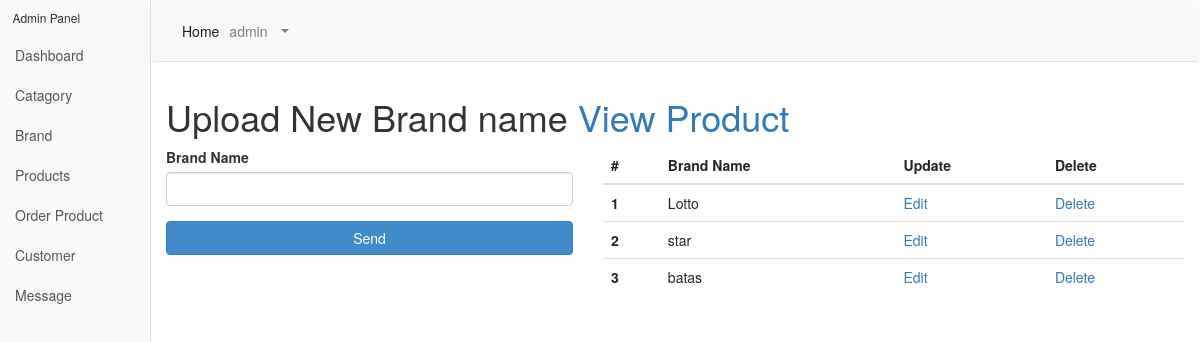
The app's page /admin/brand.php (signed in) with its own data.
### tables this page shows
CREATE TABLE `tbl_brand` (
  `brandId` int(11) NOT NULL,
  `brandName` varchar(200) NOT NULL
);

### classes/Brand.php (called while the page is built, shortened)
<?php
$filepath = realpath(dirname(__FILE__));
 include_once ($filepath.'/../lib/Database.php');
class Brand{
	private $db;
	public function __construct(){
		$this->db = new Database();
	}
	public function getAllBrand(){
		$query = "SELECT * FROM tbl_brand ORDER BY brandId DESC";
		$result = $this->db->select($query);
		return $result;
	}
}
?>

### lib/Database.php (called while the page is built, shortened)
<?php
Class Database{
	public $host   = DB_HOST;
	public $user   = DB_USER;
	public $pass   = DB_PASS;
	public $dbname = DB_NAME;
	public $link;
	private function connectDB(){
	$this->link = new mysqli($this->host, $this->user, $this->pass, $this->dbname);
 }
	public function select($query){
		$result = $this->link->query($query) or die($this->link->error.__LINE__);
		if($result->num_rows > 0){
			return $result;
		} else {
			return false;
		}
	}
}

### admin/brand.php (the view, shortened to what this page needs)
<?php
include 'inc/header.php';
$viewbr = $br->getAllBrand();
 ?>
      <div class="container-fluid">
        <h1 class="mt-4"> Upload New Brand name <a href="brand.php">View Product</a></h1>
<div class="row">
  <div class="col-md-5">
  <?php if (isset($_GET['editbr'])) {
    $editbrandview = $br->getAllBrandId(($_GET['editbr']));
foreach ($editbrandview as $value) {
    ?>
     <form method="post" action="" >
  <div class="form-outline mb-4">
    <label class="form-label" for="form4Example1">Brand Name</label>
    <input type="text" value="<?php echo $value['brandName']; ?>" name="brandName" id="form4Example1" class="form-control" />
  </div>
  <button type="submit" name="update" class="btn btn-primary btn-block mb-4">Update</button>
</form>
   <?php } }else{ ?>
    <form method="post" action="">
  <div class="form-outline mb-4">
    <label class="form-label" for="form4Example1">Brand Name</label>
    <input type="text" name="brandName" id="form4Example1" class="form-control" />
  </div>
  <button type="submit" name="insert" class="btn btn-primary btn-block mb-4">Send</button>
</form> <?php } ?>
  </div>
  <div class="col-md-7">
    <table class="table">
  <thead>
    <tr>
      <th scope="col">#</th>
      <th scope="col">Brand Name</th>
      <th scope="col">Update</th>
      <th scope="col">Delete</th>
    </tr>
  </thead>
  <tbody> <?php
  $a = 0;
                  while ($result = $viewbr->fetch_assoc()) {
                    $a++;
                ?>
    <tr>
      <th scope="row"><?php echo $a; ?></th>
      <td><?php echo $result['brandName'] ?></td>
      <td><a href="?editbr=<?php echo $result['brandId'] ?>">Edit</a></td>
      <td><a href="?delbr=<?php echo $result['brandId'] ?>">Delete</a></td>
    </tr>
 <?php } ?>
  </tbody>
</table>
  </div>
</div>
      </div>
   <?php include 'inc/footer.php'; ?>

### admin/css/datatable.css (style rules this page uses)
.btn { display: inline-block; padding: 6px 12px !important; margin-bottom: 0; font-size: 14px; font-weight: 400; line-height: 1.42857143; text-align: center; white-space: nowrap; vertical-align: middle; -ms-touch-action: manipulation; touch-action: manipulation; cursor: pointer; -webkit-user-select: none; -moz-user-select: none; -ms-user-select: none; user-select: none; background-image: none; border: 1px solid transparent; border-radius: 4px; }
.btn-primary { color: #fff !important; background: #428bca !important; border-color: #357ebd !important; box-shadow:none !important; }

### records on screen
tbl_brand: brandName "Lotto"
tbl_brand: brandName "star"
tbl_brand: brandName "batas"

### other values on screen
$_SESSION['adminName'] "admin"
